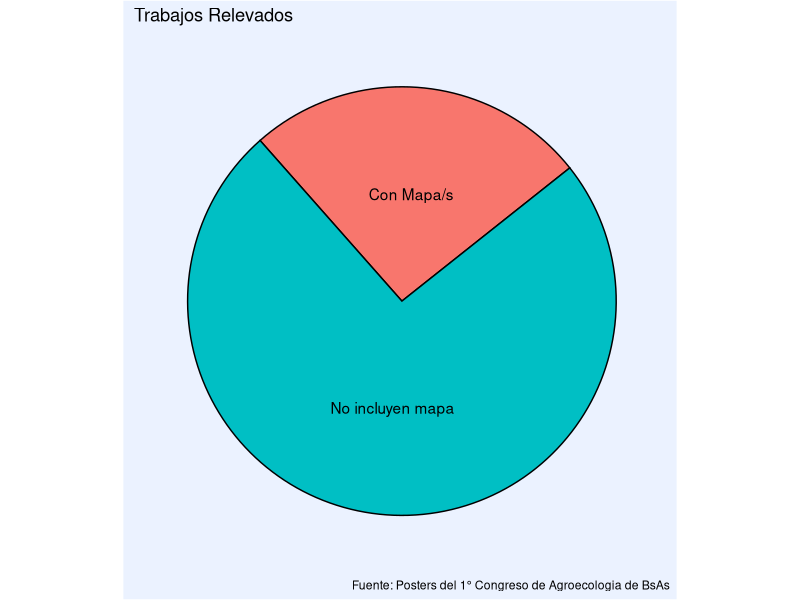
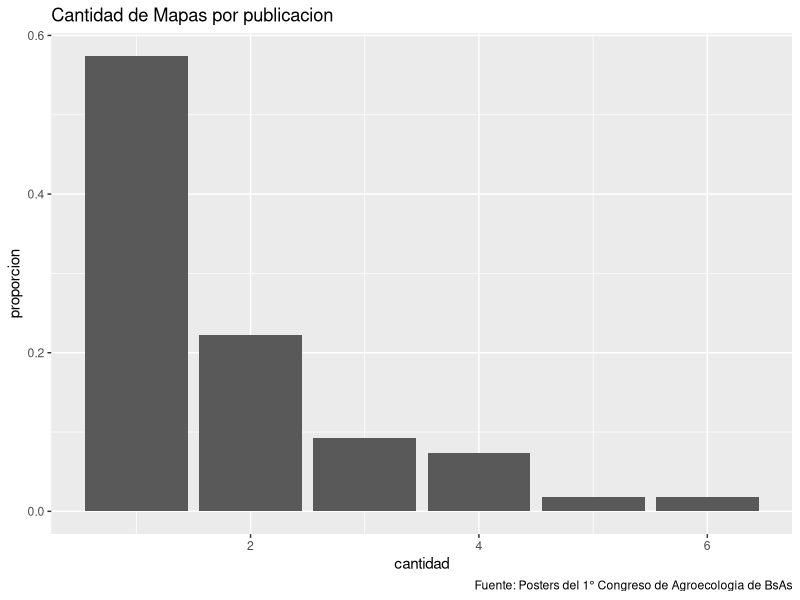
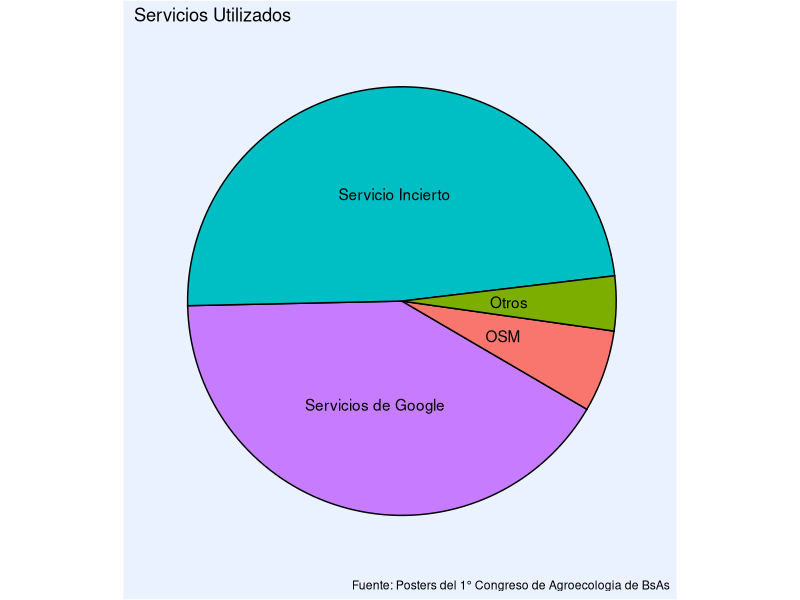
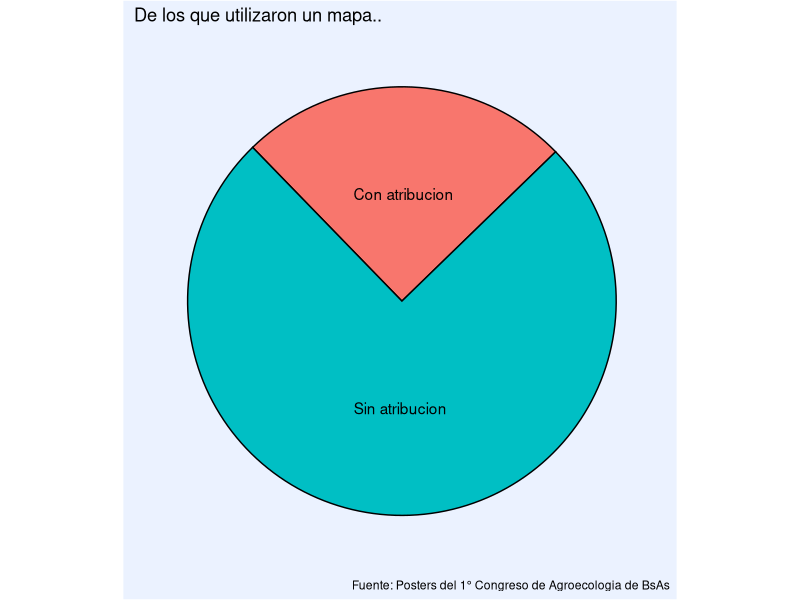

The R script that drew these images, in order:
## ---- chunk 1
knitr::opts_chunk$set(echo = TRUE)
## ---- chunk 2
#Librerias:
library(tidyverse)
library(tibble)
library(dplyr)
library(stringr)

#Datos:
datos <- read.csv2("Analisis_Postersv4.csv", sep = "\t")
fuente <- "Fuente: Posters del 1° Congreso de Agroecologia de BsAs"
#Funciones 

#Funcion para pasar a frecuencia, los valores absolutos.
pasar_n_a_proporcion <- function(x){ #recibe $n | devuelve vector para colocar en $proporcion
  total <- sum(x)
  i <- 1
  for (variable in x) {
    x[i] <- x[i] / total
    i <- i +1
  }
  return(x)
}


## ---- chunk 3
#Cuantos Usaron Mapas
#Utilizo un grafico de torta, porque para mi,
#solo tiene utilidad cuando la diferencia es notoria.
cantidad_de_posters_relevados <- 209 
cantidad_de_trabajos_con_mapa <- length(datos$Posee.Mapa)
cantidad_de_trabajos_sin_mapa <- cantidad_de_posters_relevados - cantidad_de_trabajos_con_mapa

posters <- tibble(categoria = c("Con Mapa/s", "No incluyen mapa"),
                  n = c(cantidad_de_trabajos_con_mapa,
                        cantidad_de_trabajos_sin_mapa))

posters$proporcion <- pasar_n_a_proporcion(posters$n)

ggplot(posters, aes(x = "", y = proporcion, fill = categoria))+
  geom_col(color = "black")+
  geom_text(aes(label = categoria), position = position_stack(vjust = 0.5))+
  coord_polar(theta = "y", start = 0.9)+
  labs(title  = "Trabajos Relevados", caption = fuente)+
  theme(axis.text = element_blank(),
        axis.ticks = element_blank(),
        axis.title = element_blank(),
        panel.grid = element_blank(),
        panel.background = element_rect(fill = "#ebf2ff"),
        plot.background = element_rect(fill = "#ebf2ff"),
        legend.position = "none")




## ---- chunk 4
#<!--   de qué tipo cada uno, cuántos basados en OSM -->



## ---- chunk 5

#54 publicaciones con mapas

cantidad_de_mapas <- tibble(mapas = datos$Posee.Mapa) %>%  count(mapas)
cantidad_de_mapas$cantidad <- c(1,2,3,4,5,6)

cantidad_de_mapas$proporcion <- pasar_n_a_proporcion(cantidad_de_mapas$n)

ggplot(cantidad_de_mapas, aes(x= cantidad, y = proporcion ))+
  geom_bar(stat = "identity")+
  labs(title = "Cantidad de Mapas por publicacion", caption = fuente)



## ---- chunk 6
#<!--   de qué tipo cada uno, cuántos basados en OSM -->
#voy a considerar todos los mapas utilizados
nro_de_mapas_total <- tibble( tipo = datos$Posee.Mapa) %>%
  mutate(tipo = tolower(tipo),
         match = str_c("si", collapse = '|'),
         key_word = str_extract_all(tipo, match)) %>%
  select(-match)

nro_de_mapas_total <-  unlist(nro_de_mapas_total$key_word, use.names = FALSE) %>% length()
#97 mapas

#view(datos)

google <- tibble( tipo = datos$Servicio_empleado) %>%
  mutate(tipo = tolower(tipo),
         match = str_c("google", collapse = '|'),
         key_word = str_extract_all(tipo, match)) %>%
  select(-match)

osm <- tibble(tipo = datos$Servicio_empleado) %>% 
  mutate(tipo = tolower(tipo),
         match = str_c("osm", collapse = '|'),
         key_word = str_extract_all(tipo, match)) %>%
  select(-match)

servicio_incierto <- tibble(tipo = datos$Servicio_empleado) %>% 
  mutate(tipo = tolower(tipo),
         match = str_c("servicio_incierto", collapse = '|'),
         key_word = str_extract_all(tipo, match)) %>%
  select(-match)


google <-  unlist(google$key_word, use.names = FALSE) %>% length()
osm <-  unlist(osm$key_word, use.names = FALSE) %>% length()
servicio_incierto <- unlist(servicio_incierto$key_word, use.names = FALSE) %>% length()

otros <- nro_de_mapas_total - google - osm - servicio_incierto

servicios <- tibble(categoria = c("Servicios de Google",
                                  "OSM" ,
                                  "Servicio Incierto",
                                  "Otros"),
                n = c(google,osm,servicio_incierto,otros ))


servicios$proporcion <- pasar_n_a_proporcion(servicios$n)

ggplot(servicios, aes(x = "", y = proporcion, fill = categoria))+
  geom_col(color = "black")+
  geom_text(aes(label = categoria), position = position_stack(vjust = 0.5))+
  coord_polar(theta = "y", start = 2.1)+
  labs(title  = "Servicios Utilizados", caption = fuente )+
  theme(axis.text = element_blank(),
        axis.ticks = element_blank(),
        axis.title = element_blank(),
        panel.grid = element_blank(),
        panel.background = element_rect(fill = "#ebf2ff"),
        plot.background = element_rect(fill = "#ebf2ff"),
        legend.position = "none")


## ---- chunk 7
#<!--   tienen atribución -->
#voy a considerar todos los mapas utilizados
con_atribucion <- tibble( tipo = datos$El.mapa.tiene.atribucion) %>%
  mutate(tipo = tolower(tipo),
         match = str_c("si", collapse = '|'),
         key_word = str_extract_all(tipo, match)) %>%
  select(-match)

con_atribucion <-  unlist(con_atribucion$key_word, use.names = FALSE) %>% length()
#21 si

#view(datos)

sin_atribucion <- tibble( tipo = datos$El.mapa.tiene.atribucion) %>%
  mutate(tipo = tolower(tipo),
         match = str_c("no", collapse = '|'),
         key_word = str_extract_all(tipo, match)) %>%
  select(-match)

sin_atribucion <- unlist(sin_atribucion$key_word, use.names = FALSE) %>% length()
#68 no



atribucion <- tibble(categoria = c("Con atribucion",
                                  "Sin atribucion"),
                n = c(con_atribucion, sin_atribucion ))


atribucion$proporcion <- pasar_n_a_proporcion(atribucion$n)

ggplot(atribucion, aes(x = "", y = proporcion, fill = categoria))+
  geom_col(color = "black")+
  geom_text(aes(label = categoria), position = position_stack(vjust = 0.5))+
  coord_polar(theta = "y", start = 0.8)+
  labs(title  = "De los que utilizaron un mapa..", caption = fuente)+
  theme(axis.text = element_blank(),
        axis.ticks = element_blank(),
        axis.title = element_blank(),
        panel.grid = element_blank(),
        panel.background = element_rect(fill = "#ebf2ff"),
        plot.background = element_rect(fill = "#ebf2ff"),
        legend.position = "none")


